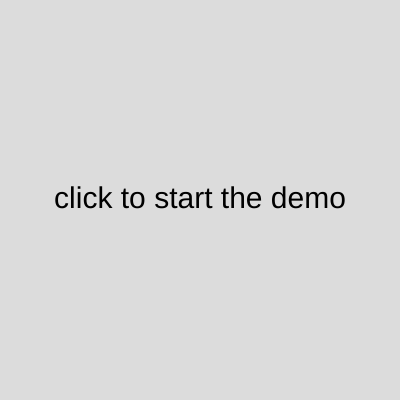
Frame 1 (no input)
Frame 60 (no input): identical to frame 1, image omitted
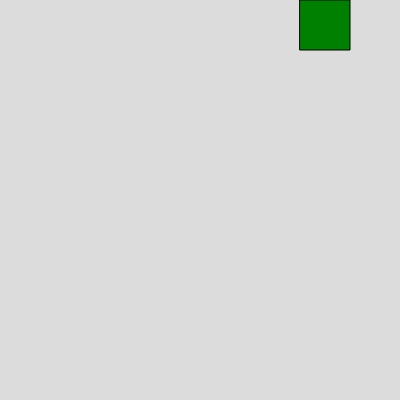
Frame 120 (the mouse pressed at the canvas centre since frame 60)

The p5.js sketch that drew these frames (run headless with seeded random() and noise() and a simulated clock; from frame 60 on, the mouse is pressed at the canvas centre):

// p5.js sketch
// ── sketch.js
// schmovin' square and states demo
// Sept 19th, 2024


const WINDOW_SIZE = 400; // sets the window size to a square that is 400 by 400

let theSquare = {
  x: 0,
  y: 0,
  size: 50,
  speed: 5,
  mode: "onRails", // switches mode between 'on rails' and 'all range'
};

let state = "start"; // sets the 'start' screen state

function setup() {
  createCanvas(WINDOW_SIZE, WINDOW_SIZE);
}

function draw() {
  background(220);
  if (state === "start") {
    startTheScreen(); // displays 'start' screen
  }
  else {
    schmovinSquares(); // moves square
    hipToDisplaySquares(); // displays square
  }
}

function mousePressed() {
  if (state === "start") {
    state = "right"; // switches 'start screen' state to an 'active' state, going right
  }
}

function startTheScreen() {
  textAlign(CENTER, CENTER);
  textSize(30);
  text("click to start the demo", width / 2, height / 2); // displays 'start' screen text
}

function keyPressed(event) {
  if (key === "Shift" && event.code === "ShiftLeft") { // switches to 'all range' mode if left shift is clicked
    theSquare.mode = "allRange";
  }
  if (key === "Shift" && event.code === "ShiftRight") { // switches to 'on rails' mode if right shift is clicked
    theSquare.mode = "onRails";
  }
}

function schmovinSquares() { // moves the square
  if (theSquare.mode === "onRails") { // will border the edge of the window, looping forever
    if (state === "right") {
      theSquare.x += theSquare.speed;
      if (theSquare.x >= width - theSquare.size) {
        state = "down";
      }
    }

    if (state === "down") {
      theSquare.y += theSquare.speed;
      if (theSquare.y >= height - theSquare.size) {
        state = "left";
      }
    }

    if (state === "left") {
      theSquare.x -= theSquare.speed;
      if (theSquare.x <= 0) {
        state = "up";
      }
    }

    if (state === "up") {
      theSquare.y -= theSquare.speed;
      if (theSquare.y <= 0) {
        state = "right";
      }
    }
  }

  if (theSquare.mode === "allRange") { // will give 4-directional movement to the user
    if (keyIsPressed === true) {
      if (key === "w") {
        theSquare.y -= theSquare.speed;
      }

      else if (key === "s") {
        theSquare.y += theSquare.speed;
      }

      else if (key === "a") {
        theSquare.x -= theSquare.speed;
      }

      else if (key === "d") {
        theSquare.x += theSquare.speed;
      }
    }
  }
}

function hipToDisplaySquares() { // displays the square
  fill("green");
  square(theSquare.x, theSquare.y, theSquare.size);
}

// Mysterious broken bouncing code

// function bounceBall() {
//   // bounce if needed
//   if ((theSquare.x >= width - theSquare.size) || (theSquare.x <= 0 + theSquare.size)) {
//     theSquare.x *= -1;
//   }
//   else if ((theSquare.y >= height - theSquare.size) || (theSquare.y <= 0 + theSquare.size)) {
//     theSquare.y *= -1;
//   }
// }
